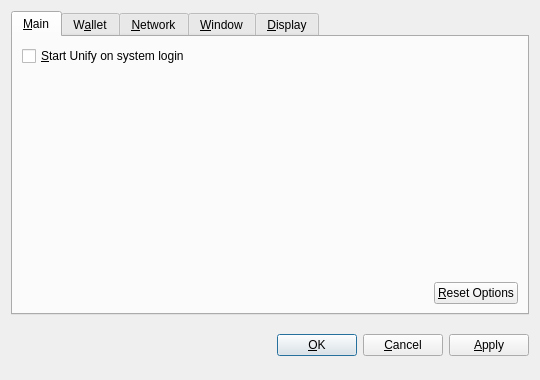
<?xml version="1.0" encoding="UTF-8"?>
<ui version="4.0">
 <class>OptionsDialog</class>
 <widget class="QDialog" name="OptionsDialog">
  <property name="geometry">
   <rect>
    <x>0</x>
    <y>0</y>
    <width>540</width>
    <height>380</height>
   </rect>
  </property>
  <property name="windowTitle">
   <string>Options</string>
  </property>
  <property name="modal">
   <bool>true</bool>
  </property>
  <layout class="QVBoxLayout" name="verticalLayout">
   <item>
    <widget class="QTabWidget" name="tabWidget">
     <property name="tabPosition">
      <enum>QTabWidget::North</enum>
     </property>
     <property name="currentIndex">
      <number>0</number>
     </property>
     <widget class="QWidget" name="tabMain">
      <attribute name="title">
       <string>&amp;Main</string>
      </attribute>
      <layout class="QVBoxLayout" name="verticalLayout_Main">
       <item>
        <widget class="QCheckBox" name="bitcoinAtStartup">
         <property name="toolTip">
          <string>Automatically start Unify after logging in to the system.</string>
         </property>
         <property name="text">
          <string>&amp;Start Unify on system login</string>
         </property>
        </widget>
       </item>
       <item>
        <spacer name="verticalSpacer_Main">
         <property name="orientation">
          <enum>Qt::Vertical</enum>
         </property>
         <property name="sizeHint" stdset="0">
          <size>
           <width>20</width>
           <height>40</height>
          </size>
         </property>
        </spacer>
       </item>
       <item>
        <layout class="QHBoxLayout" name="horizontalLayout_2_Main">
         <item>
          <spacer name="horizontalSpacer_2_Main">
           <property name="orientation">
            <enum>Qt::Horizontal</enum>
           </property>
           <property name="sizeHint" stdset="0">
            <size>
             <width>40</width>
             <height>20</height>
            </size>
           </property>
          </spacer>
         </item>
         <item>
          <widget class="QPushButton" name="resetButton">
           <property name="toolTip">
            <string>Reset all client options to default.</string>
           </property>
           <property name="text">
            <string>&amp;Reset Options</string>
           </property>
           <property name="autoDefault">
            <bool>false</bool>
           </property>
          </widget>
         </item>
        </layout>
       </item>
      </layout>
     </widget>
     <widget class="QWidget" name="tabWallet">
      <attribute name="title">
       <string>W&amp;allet</string>
      </attribute>
      <layout class="QVBoxLayout" name="verticalLayout_Network">
       <item>
        <widget class="QLabel" name="transactionFeeInfoLabel">
         <property name="text">
          <string>Optional transaction fee per kB that helps make sure your transactions are processed quickly. Most transactions are 1 kB.</string>
         </property>
         <property name="textFormat">
          <enum>Qt::PlainText</enum>
         </property>
         <property name="wordWrap">
          <bool>true</bool>
         </property>
        </widget>
       </item>
       <item>
        <layout class="QHBoxLayout" name="horizontalLayout_1_Main">
         <item>
          <widget class="QLabel" name="transactionFeeLabel">
           <property name="text">
            <string>Pay transaction &amp;fee</string>
           </property>
           <property name="textFormat">
            <enum>Qt::PlainText</enum>
           </property>
           <property name="buddy">
            <cstring>transactionFee</cstring>
           </property>
          </widget>
         </item>
         <item>
          <widget class="BitcoinAmountField" name="transactionFee"/>
         </item>
         <item>
          <spacer name="horizontalSpacer_1_Main">
           <property name="orientation">
            <enum>Qt::Horizontal</enum>
           </property>
           <property name="sizeHint" stdset="0">
            <size>
             <width>40</width>
             <height>20</height>
            </size>
           </property>
          </spacer>
         </item>
        </layout>
       </item>
       <item>
        <widget class="QLabel" name="label">
         <property name="text">
          <string>If you disable the spending of unconfirmed change, the change from a transaction cannot be used until that transaction has at least one confirmation. This also affects how your balance is computed.</string>
         </property>
         <property name="wordWrap">
          <bool>true</bool>
         </property>
        </widget>
       </item>
       <item>
        <widget class="QCheckBox" name="spendZeroConfChange">
         <property name="text">
          <string>Spend unconfirmed change  (experts only)</string>
         </property>
        </widget>
       </item>
       <item>
        <spacer name="verticalSpacer">
         <property name="orientation">
          <enum>Qt::Vertical</enum>
         </property>
         <property name="sizeHint" stdset="0">
          <size>
           <width>20</width>
           <height>40</height>
          </size>
         </property>
        </spacer>
       </item>
      </layout>
     </widget>
     <widget class="QWidget" name="tabNetwork">
      <attribute name="title">
       <string>&amp;Network</string>
      </attribute>
      <layout class="QVBoxLayout" name="verticalLayout_Network">
       <item>
        <widget class="QCheckBox" name="mapPortUpnp">
         <property name="toolTip">
          <string>Automatically open the Unify client port on the router. This only works when your router supports UPnP and it is enabled.</string>
         </property>
         <property name="text">
          <string>Map port using &amp;UPnP</string>
         </property>
        </widget>
       </item>
       <item>
        <widget class="QCheckBox" name="connectSocks">
         <property name="toolTip">
          <string>Connect to the Unify network through a SOCKS proxy (e.g. when connecting through Tor).</string>
         </property>
         <property name="text">
          <string>&amp;Connect through SOCKS proxy:</string>
         </property>
        </widget>
       </item>
       <item>
        <layout class="QHBoxLayout" name="horizontalLayout_Network">
         <item>
          <widget class="QLabel" name="proxyIpLabel">
           <property name="text">
            <string>Proxy &amp;IP:</string>
           </property>
           <property name="textFormat">
            <enum>Qt::PlainText</enum>
           </property>
           <property name="buddy">
            <cstring>proxyIp</cstring>
           </property>
          </widget>
         </item>
         <item>
          <widget class="QValidatedLineEdit" name="proxyIp">
           <property name="maximumSize">
            <size>
             <width>140</width>
             <height>16777215</height>
            </size>
           </property>
           <property name="toolTip">
            <string>IP address of the proxy (e.g. 127.0.0.1)</string>
           </property>
          </widget>
         </item>
         <item>
          <widget class="QLabel" name="proxyPortLabel">
           <property name="text">
            <string>&amp;Port:</string>
           </property>
           <property name="textFormat">
            <enum>Qt::PlainText</enum>
           </property>
           <property name="buddy">
            <cstring>proxyPort</cstring>
           </property>
          </widget>
         </item>
         <item>
          <widget class="QLineEdit" name="proxyPort">
           <property name="maximumSize">
            <size>
             <width>55</width>
             <height>16777215</height>
            </size>
           </property>
           <property name="toolTip">
            <string>Port of the proxy (e.g. 9050)</string>
           </property>
          </widget>
         </item>
         <item>
          <widget class="QLabel" name="socksVersionLabel">
           <property name="text">
            <string>SOCKS &amp;Version:</string>
           </property>
           <property name="textFormat">
            <enum>Qt::PlainText</enum>
           </property>
           <property name="buddy">
            <cstring>socksVersion</cstring>
           </property>
          </widget>
         </item>
         <item>
          <widget class="QValueComboBox" name="socksVersion">
           <property name="toolTip">
            <string>SOCKS version of the proxy (e.g. 5)</string>
           </property>
          </widget>
         </item>
         <item>
          <spacer name="horizontalSpacer_Network">
           <property name="orientation">
            <enum>Qt::Horizontal</enum>
           </property>
           <property name="sizeHint" stdset="0">
            <size>
             <width>40</width>
             <height>20</height>
            </size>
           </property>
          </spacer>
         </item>
        </layout>
       </item>
       <item>
        <spacer name="verticalSpacer_Network">
         <property name="orientation">
          <enum>Qt::Vertical</enum>
         </property>
         <property name="sizeHint" stdset="0">
          <size>
           <width>20</width>
           <height>40</height>
          </size>
         </property>
        </spacer>
       </item>
      </layout>
     </widget>
     <widget class="QWidget" name="tabWindow">
      <attribute name="title">
       <string>&amp;Window</string>
      </attribute>
      <layout class="QVBoxLayout" name="verticalLayout_Window">
       <item>
        <widget class="QCheckBox" name="minimizeToTray">
         <property name="toolTip">
          <string>Show only a tray icon after minimizing the window.</string>
         </property>
         <property name="text">
          <string>&amp;Minimize to the tray instead of the taskbar</string>
         </property>
        </widget>
       </item>
       <item>
        <widget class="QCheckBox" name="minimizeOnClose">
         <property name="toolTip">
          <string>Minimize instead of exit the application when the window is closed. When this option is enabled, the application will be closed only after selecting Quit in the menu.</string>
         </property>
         <property name="text">
          <string>M&amp;inimize on close</string>
         </property>
        </widget>
       </item>
       <item>
        <spacer name="verticalSpacer_Window">
         <property name="orientation">
          <enum>Qt::Vertical</enum>
         </property>
         <property name="sizeHint" stdset="0">
          <size>
           <width>20</width>
           <height>40</height>
          </size>
         </property>
        </spacer>
       </item>
      </layout>
     </widget>
     <widget class="QWidget" name="tabDisplay">
      <attribute name="title">
       <string>&amp;Display</string>
      </attribute>
      <layout class="QVBoxLayout" name="verticalLayout_Display">
       <item>
        <layout class="QHBoxLayout" name="horizontalLayout_1_Display">
         <item>
          <widget class="QLabel" name="langLabel">
           <property name="text">
            <string>User Interface &amp;language:</string>
           </property>
           <property name="textFormat">
            <enum>Qt::PlainText</enum>
           </property>
           <property name="buddy">
            <cstring>lang</cstring>
           </property>
          </widget>
         </item>
         <item>
          <widget class="QValueComboBox" name="lang">
           <property name="toolTip">
            <string>The user interface language can be set here. This setting will take effect after restarting Unify.</string>
           </property>
          </widget>
         </item>
        </layout>
       </item>
       <item>
        <layout class="QHBoxLayout" name="horizontalLayout_2_Display">
         <item>
          <widget class="QLabel" name="unitLabel">
           <property name="text">
            <string>&amp;Unit to show amounts in:</string>
           </property>
           <property name="textFormat">
            <enum>Qt::PlainText</enum>
           </property>
           <property name="buddy">
            <cstring>unit</cstring>
           </property>
          </widget>
         </item>
         <item>
          <widget class="QValueComboBox" name="unit">
           <property name="toolTip">
            <string>Choose the default subdivision unit to show in the interface and when sending coins.</string>
           </property>
          </widget>
         </item>
        </layout>
       </item>
       <item>
        <widget class="QCheckBox" name="displayAddresses">
         <property name="toolTip">
          <string>Whether to show Unify addresses in the transaction list or not.</string>
         </property>
         <property name="text">
          <string>&amp;Display addresses in transaction list</string>
         </property>
        </widget>
       </item>
       <item>
        <widget class="QCheckBox" name="coinControlFeatures">
         <property name="toolTip">
          <string>Whether to show coin control features or not.</string>
         </property>
         <property name="text">
          <string>Display coin &amp;control features (experts only!)</string>
         </property>
        </widget>
       </item>
       <item>
        <spacer name="verticalSpacer_Display">
         <property name="orientation">
          <enum>Qt::Vertical</enum>
         </property>
         <property name="sizeHint" stdset="0">
          <size>
           <width>20</width>
           <height>40</height>
          </size>
         </property>
        </spacer>
       </item>
      </layout>
     </widget>
    </widget>
   </item>
   <item>
    <layout class="QHBoxLayout" name="horizontalLayout_Buttons">
     <item>
      <spacer name="horizontalSpacer_1">
       <property name="orientation">
        <enum>Qt::Horizontal</enum>
       </property>
       <property name="sizeHint" stdset="0">
        <size>
         <width>40</width>
         <height>48</height>
        </size>
       </property>
      </spacer>
     </item>
     <item>
      <widget class="QLabel" name="statusLabel">
       <property name="font">
        <font>
         <weight>75</weight>
         <bold>true</bold>
        </font>
       </property>
       <property name="text">
        <string/>
       </property>
       <property name="textFormat">
        <enum>Qt::PlainText</enum>
       </property>
       <property name="wordWrap">
        <bool>true</bool>
       </property>
      </widget>
     </item>
     <item>
      <spacer name="horizontalSpacer_2">
       <property name="orientation">
        <enum>Qt::Horizontal</enum>
       </property>
       <property name="sizeHint" stdset="0">
        <size>
         <width>40</width>
         <height>48</height>
        </size>
       </property>
      </spacer>
     </item>
     <item>
      <widget class="QPushButton" name="okButton">
       <property name="text">
        <string>&amp;OK</string>
       </property>
      </widget>
     </item>
     <item>
      <widget class="QPushButton" name="cancelButton">
       <property name="text">
        <string>&amp;Cancel</string>
       </property>
       <property name="autoDefault">
        <bool>false</bool>
       </property>
      </widget>
     </item>
     <item>
      <widget class="QPushButton" name="applyButton">
       <property name="text">
        <string>&amp;Apply</string>
       </property>
       <property name="autoDefault">
        <bool>false</bool>
       </property>
      </widget>
     </item>
    </layout>
   </item>
  </layout>
 </widget>
 <customwidgets>
  <customwidget>
   <class>BitcoinAmountField</class>
   <extends>QSpinBox</extends>
   <header>bitcoinamountfield.h</header>
  </customwidget>
  <customwidget>
   <class>QValueComboBox</class>
   <extends>QComboBox</extends>
   <header>qvaluecombobox.h</header>
  </customwidget>
  <customwidget>
   <class>QValidatedLineEdit</class>
   <extends>QLineEdit</extends>
   <header>qvalidatedlineedit.h</header>
  </customwidget>
 </customwidgets>
 <resources/>
 <connections/>
</ui>
